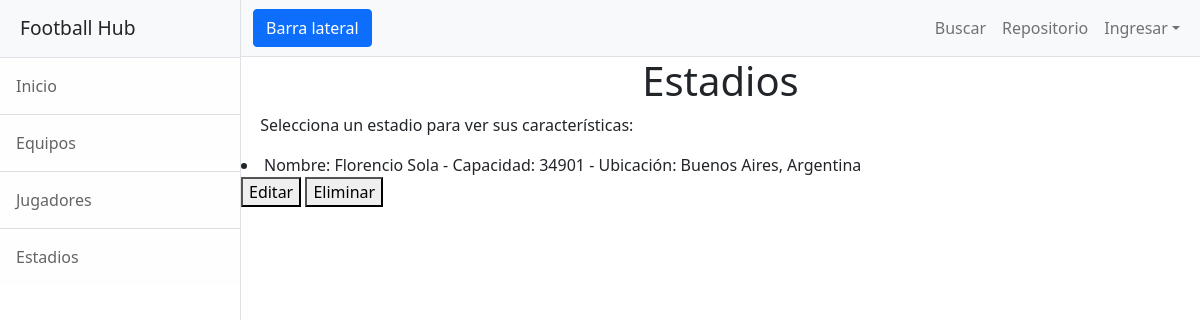
The page /App_fbhub/Estadios/ on the database as committed earlier.
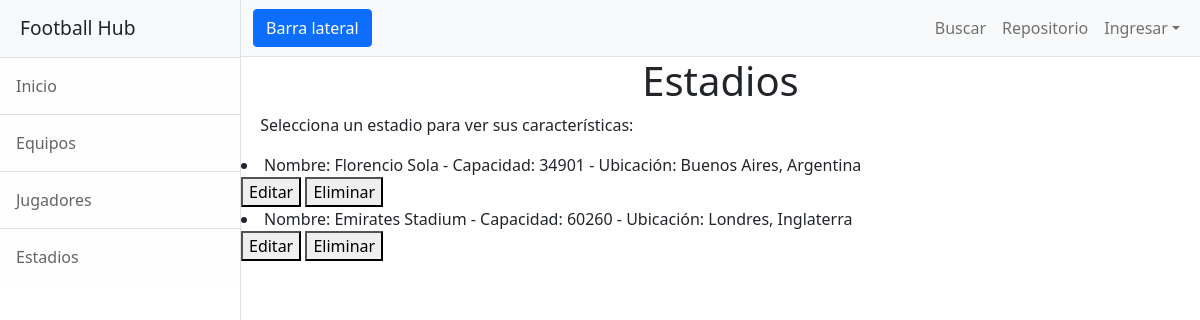
The same page on the database as committed later.
### App_fbhub/models.py (models this page shows)
class Estadio(models.Model):
    nombre = models.CharField(max_length=40, default="")
    capacidad = models.IntegerField()
    ubicacion = models.CharField(max_length=40)
    def __str__(self):
        return f"Nombre: {self.nombre} - Capacidad: {self.capacidad} - Ubicación: {self.ubicacion}"

### App_fbhub/views.py (the view)
# urls.py: path("Estadios/", views.estadios, name="Estadios"),
def estadios(request):
    estadios = Estadio.objects.all()
    context = {"estadios":estadios}
    return render(request, "../templates/estadios.html", context)

### App_fbhub/templates/estadios.html
{% extends "padre.html" %}
{% load static %}
{% block changed_content  %}
<h1 style="display: flex; justify-content: center;"> Estadios </h1>
<p style="margin-left: 2%;"> Selecciona un estadio para ver sus características: </p>
    {% for i in estadios %}
        <li>{{i}}</li>
        <button><a href="{% url 'EditarEstadio' i.nombre %}"></a>Editar</button>
        <button><a href="{% url 'Eliminar' i.nombre %}"></a>Eliminar</button>
    {% endfor %}
{% endblock %}

Rows that differ between the two databases and show on the page:
added Estadio: nombre+capacidad+ubicacion "Nombre: Emirates Stadium - Capacidad: 60260 - Ubicación: Londres, Inglaterra"
